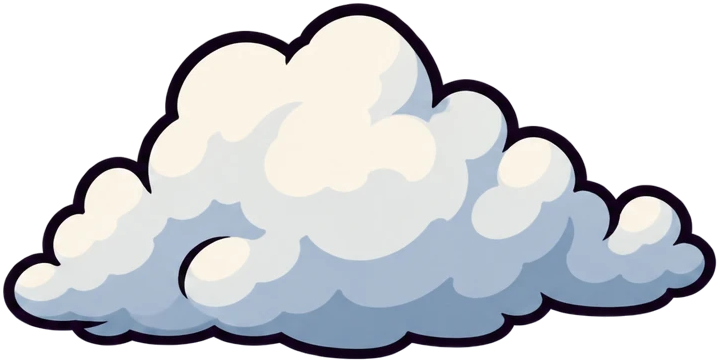
#> input picture game/art/sky/cloud_big_1.png, 720 x 363 px, given in place of clouds.png, which was not available
$ python make_clouds.py
#> lines starting #> are read from the running program, lines starting #| are printed output that depends on the picture; after the words box and inside, x2 and y2 are one past the last pixel; in counts of white or black regions, pixels touching at a corner belong together; pictures that were not available may be replaced by others from this repository, and a replacement may not be noted
#!/usr/bin/env python3
"""Cut the owner's cloud sheet (art_src/clouds.png, RGBA with real transparency) into game/art/sky/cloud_*.png.

Every separate shape on the sheet is one cloud; small specks join the cloud whose nearest pixel is closest. Clouds are named by
shape: big (puffy cumulus, tall), flat (long stratus, more than 3x wider than tall) and wisp (small). game/art/sky/sky_manifest.json
lists them with their size. The sky layer drifts them across the sky.
Needs Pillow, numpy and scipy:  python3 tools/art/make_clouds.py
"""
import json
import os

import numpy as np
from PIL import Image
from scipy import ndimage

ROOT = os.path.join(os.path.dirname(os.path.abspath(__file__)), "..", "..")
SRC = os.path.join(ROOT, "art_src", "clouds.png")
OUT = os.path.join(ROOT, "game", "art", "sky")
SPECK = 400          # shapes smaller than this (pixels) are bits of a bigger cloud
MARGIN = 3
BIG_H = 250          # puffy clouds at least this tall are big; shorter ones wisps


def main():
    im = Image.open(SRC).convert("RGBA")
#> im is the input picture: PIL image 720x363 RGBA; mean R, G, B, A 107.8, 110.4, 114.3, 151.5
    rgba = np.asarray(im)
    solid = rgba[..., 3] > 8
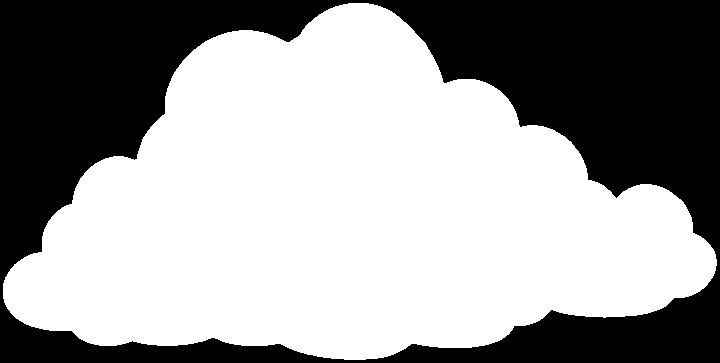
#> solid: shape (363, 720) bool; 60.4% white; 1 black region, box (x1, y1, x2, y2) and area: (0, 0, 720, 363) 103573
    lab, n = ndimage.label(solid, structure=np.ones((3, 3), int))
#> n = 1
    sizes = ndimage.sum(solid, lab, range(1, n + 1))
#> sizes = [157787]
    bodies = [i + 1 for i in range(n) if sizes[i] >= SPECK]
#> bodies = [1]
    # each speck joins the body nearest to it
    owner = np.zeros_like(lab)
    dist = np.full(lab.shape, np.inf)
    for b in bodies:
        d = ndimage.distance_transform_edt(lab != b)
        closer = d < dist
        owner[closer] = b
        dist[closer] = d[closer]
#> this loop made 1 pass
#> pass 1, in main, `d = ndimage.distance_transform_edt(lab != b)`:
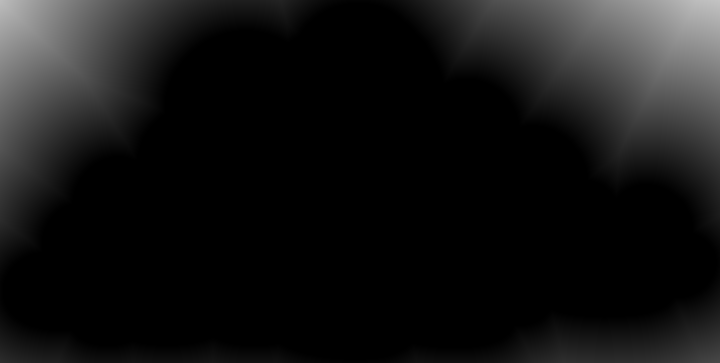
#> d: shape (363, 720) float64; min 0, max 195.4, mean 20.8
#> after the loop: owner: shape (363, 720) int32; every value is 1
    owner[~solid] = 0
    found = []
    for b in bodies:
        ys, xs = np.nonzero(owner == b)
        found.append((ys.min(), xs.min(), ys.max(), xs.max(), b))
#> after the loop, found = [(3, 3, 359, 716, 1)]
    found.sort(key=lambda f: (round(f[0] / 200), f[1]))      # rows top to bottom, then left to right
    os.makedirs(OUT, exist_ok=True)
    for f in os.listdir(OUT):
        if f.startswith("cloud_") and f.endswith(".png"):
            os.remove(os.path.join(OUT, f))
    counts = {"big": 0, "flat": 0, "wisp": 0}
    clouds = []
    for y0, x0, y1, x1, b in found:
        w, h = int(x1 - x0 + 1), int(y1 - y0 + 1)
        kind = "flat" if w > 3 * h else ("big" if h >= BIG_H else "wisp")
        name = "cloud_%s_%d" % (kind, counts[kind])
        counts[kind] += 1
        crop = np.zeros((h + 2 * MARGIN, w + 2 * MARGIN, 4), np.uint8)
        mask = owner[y0:y1 + 1, x0:x1 + 1] == b
        crop[MARGIN:MARGIN + h, MARGIN:MARGIN + w][mask] = rgba[y0:y1 + 1, x0:x1 + 1][mask]
        Image.fromarray(crop).save(os.path.join(OUT, name + ".png"))
        clouds.append({"name": name, "file": "sky/%s.png" % name, "kind": kind, "w": w + 2 * MARGIN, "h": h + 2 * MARGIN})
#> this loop made 1 pass
#> (y0, x0, y1, x1, b, w, h, kind) on pass 1: (3, 3, 359, 716, 1, 714, 357, 'big')
#> pass 1, in main, `mask = owner[y0:y1 + 1, x0:x1 + 1] == b`:
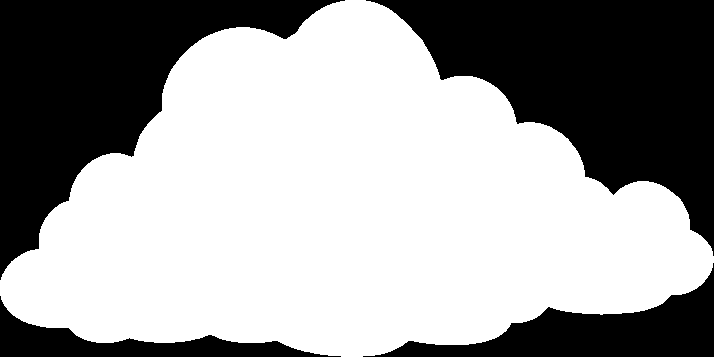
#> mask: shape (357, 714) bool; 61.9% white; 4 black regions, box (x1, y1, x2, y2) and area: (366, 0, 714, 256) 42766, (0, 0, 345, 280) 36314, (363, 263, 714, 357) 11853, (0, 296, 341, 357) 6178
#> after the loop, clouds = 1 item; counts = {'big': 1, 'flat': 0, 'wisp': 0}
    path = os.path.join(OUT, "sky_manifest.json")
    man = json.load(open(path)) if os.path.exists(path) else {}
#> man = 0 items
    man["_about"] = "The owner's sky art, cut by tools/art/make_clouds.py (and later sky tools). Sizes in pixels."
    man["clouds"] = clouds
    json.dump(man, open(path, "w"), indent=1)
    print("%d clouds: %s" % (len(clouds), ", ".join(c["name"] for c in clouds)))
#| 1 clouds: cloud_big_0


if __name__ == "__main__":
    main()
